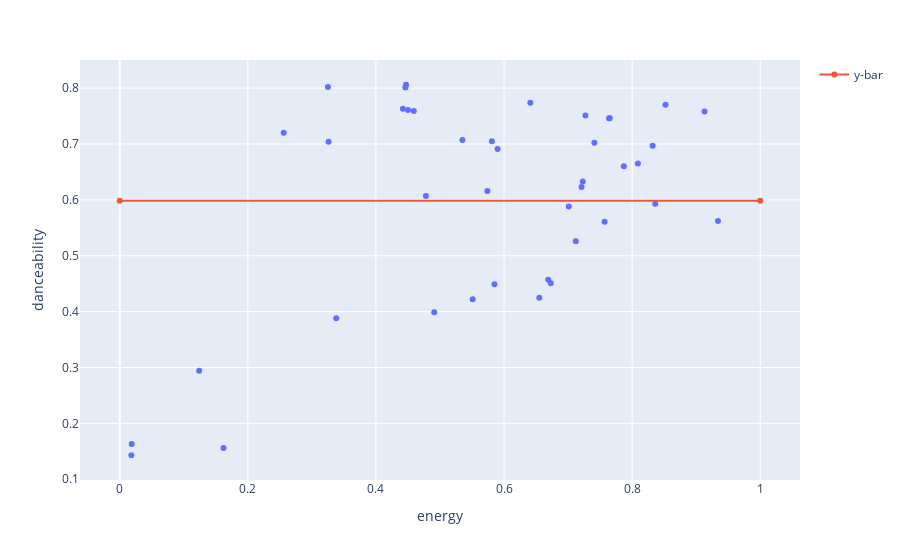

Notebook source saved alongside this figure:
### Markdown cell above
### Q18: Demonstrate how well the predicted outcome values match the actually observed outcome values

#### Plot the residuals $\hat y - y$ against the predicted outcome values $\hat y$ and choose the best answer from the following options.

*Compared to the orignally provided figure which you repurposed into the requested figure...*

A. predicting using the model does not appear to be better than just predicting everything as the average of the observed outcomes $\bar y$.

B. predicting using the model is slightly better than just predicting everything as the average of the observed outcomes $\bar y$ as judged by the reduced variability in the residuals and the resulting reduction in the limits of the y-axis.

C. predicting using the model is slightly better than just predicting everything as the average of the observed outcomes $\bar y$ as judged by the slightly reduced variability in the residuals and the resulting reduction in the range of the y-axis; however, there is a strange systematic pattern in the residuals that seems to violate the homoeskedasticity assumption (and it may also correspondingly be the case that the residuals may not be particularly approximately normally distributed).

D. predicting using the model is significantly better than just predicting everything as the average of the observed outcomes $\bar y$ as judged by the highly reduced variability in the residuals and the resulting reduction in the range of the y-axis.


> - Hint 1: The actual observed outcome values of a fitted model `model1_fit` are accessible with `model1_fit.model.endog`, while the corresponding predicted outcome values are accessible with `model1_fit.model.predict()`.
>
>
> - Hint 2: Repurpose the following code:
> 
> ```python
> import plotly.graph_objects as go
> fig = px.scatter(x=songs.energy, y=songs.danceability, 
>                  labels={"x": "energy", "y": "danceability"})
> fig.add_trace(go.Scatter(x=[0, 1], y=[songs.danceability.mean()]*2, name="y-bar", line_shape='linear'))
> fig.show()
> ```
>
> - Hint 3: For the purposes of this question, it is standard `x = model1_fit.predict()` and `y = model1_fit.model.endog-model1_fit.predict()` in `px.scatter()`, with the relevant baseline subsequently being the `y-yhat = 0` line created with 
>
>   ```python
> fig.add_trace(go.Scatter(x=[model1_fit.predict().min(), model1_fit.predict().max()], 
                           y=[0]*2, name="y-bar", line_shape='linear'))
> ```                         
>
>
> - Hint 4: it's very common to look at the distribution of the residuals as given by 
>
>   ```python
> import plotly.express as px
> px.histogram(pd.DataFrame({'residuals': model1_fit.model.endog-model1_fit.predict()}),
>              x='residuals')
> ```
> which in this case appears to show some differentiation from normally distributed data...

### Code cell
import plotly.graph_objects as go
fig = px.scatter(x=songs.energy, y=songs.danceability, 
                 labels={"x": "energy", "y": "danceability"})
fig.add_trace(go.Scatter(x=[0, 1], y=[songs.danceability.mean()]*2, name="y-bar", line_shape='linear'))
fig.show()

### Figure 1 — Plotly figure (JSON) as saved in the notebook; plotly's stock layout.template omitted (floating-point values rounded to 4 significant figures)
{"data": [{"hovertemplate": "energy=%{x}<br>danceability=%{y}<extra></extra>", "legendgroup": "", "marker": {"color": "#636efa", "symbol": "circle"}, "mode": "markers", "name": "", "orientation": "v", "showlegend": false, "type": "scatter", "x": [0.655, 0.721, 0.478, 0.551, 0.256, 0.45, 0.535, 0.832, 0.0187, 0.124, 0.491, 0.836, 0.585, 0.787, 0.712, 0.727, 0.934, 0.852, 0.723, 0.764, 0.809, 0.581, 0.162, 0.447, 0.326, 0.325, 0.442, 0.0181, 0.741, 0.459, 0.701, 0.765, 0.59, 0.574, 0.446, 0.338, 0.669, 0.641, 0.913, 0.757, 0.673], "xaxis": "x", "y": [0.425, 0.623, 0.607, 0.422, 0.72, 0.761, 0.707, 0.697, 0.163, 0.294, 0.399, 0.593, 0.449, 0.66, 0.526, 0.751, 0.562, 0.77, 0.633, 0.746, 0.665, 0.705, 0.156, 0.806, 0.704, 0.802, 0.763, 0.143, 0.702, 0.759, 0.588, 0.746, 0.691, 0.616, 0.801, 0.388, 0.457, 0.774, 0.758, 0.561, 0.451], "yaxis": "y"}, {"line": {"shape": "linear"}, "name": "y-bar", "type": "scatter", "x": [0, 1], "y": [0.5986, 0.5986]}], "layout": {"legend": {"tracegroupgap": 0}, "margin": {"t": 60}, "xaxis": {"anchor": "y", "domain": [0, 1], "title": {"text": "energy"}}, "yaxis": {"anchor": "x", "domain": [0, 1], "title": {"text": "danceability"}}}}
